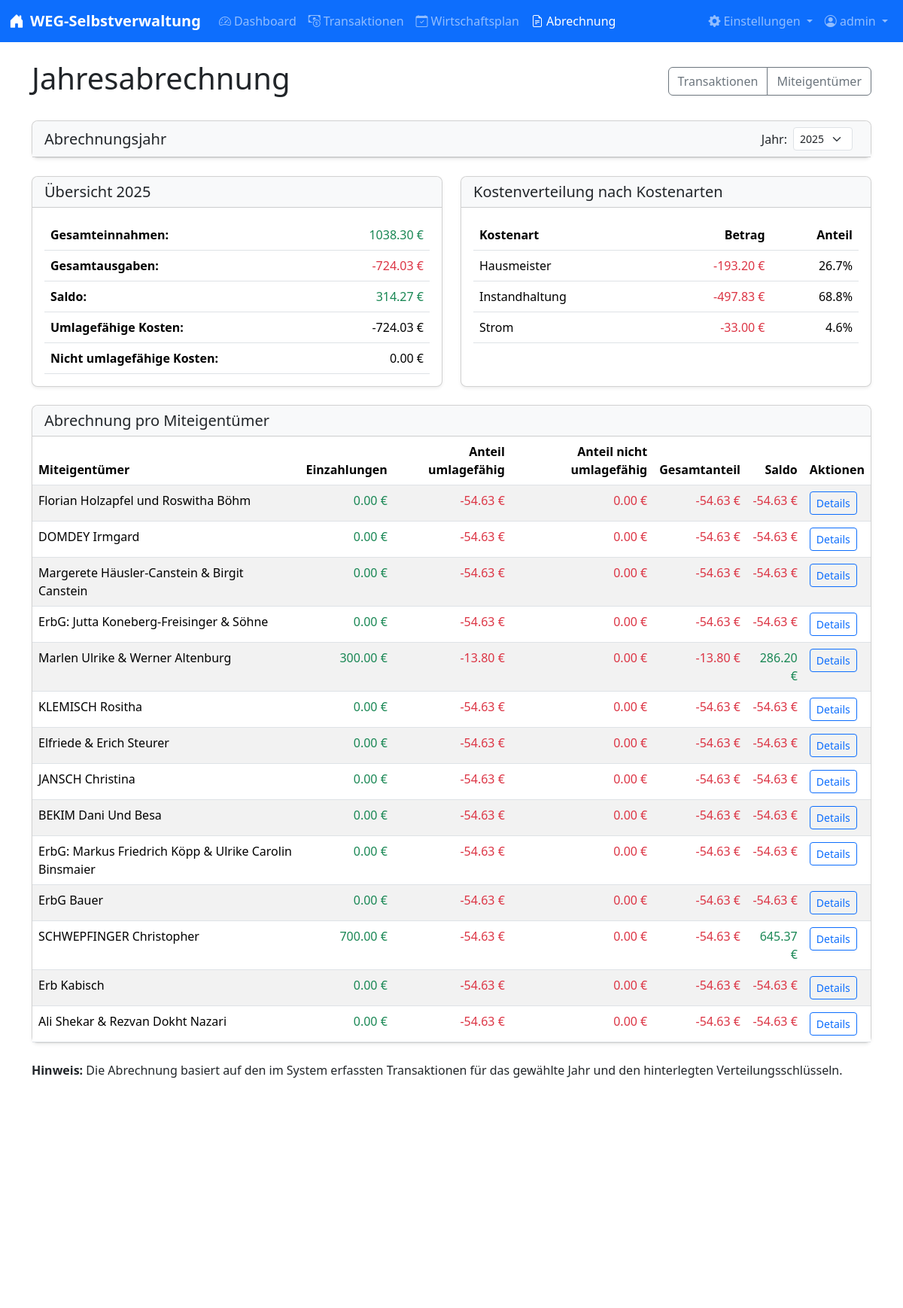
The page /abrechnung/ (signed in) on the database its author committed.
### models.py (models this page shows, shortened)
class User(UserMixin, db.Model):
    id = db.Column(db.Integer, primary_key=True)
    username = db.Column(db.String(150), unique=True, nullable=False)
    password_hash = db.Column(db.String(150), nullable=False)
    is_admin = db.Column(db.Boolean, default=False)
    email = db.Column(db.String(120), unique=True, nullable=True)
    email_verified = db.Column(db.Boolean, default=False)
    notify_transaction_changes = db.Column(db.Boolean, default=True)
    notify_wirtschaftsplan_changes = db.Column(db.Boolean, default=True)
    notify_user_changes = db.Column(db.Boolean, default=True)

class Miteigentuemer(db.Model):
    id = db.Column(db.Integer, primary_key=True)
    name = db.Column(db.String(200), nullable=False)
    mea = db.Column(db.Integer, nullable=False)  # Miteigentumsanteile
    vf_einheiten = db.Column(db.Integer, default=0)  # Verteilerfaktor-Einheiten
    tg_einheiten = db.Column(db.Integer, default=0)  # Tiefgaragen-Einheiten
    einheiten = db.Column(db.Integer, default=1)
    guthaben_vorjahr = db.Column(db.Numeric(10, 2), default=0.00)
    guthaben_jahr = db.Column(db.Integer, default=2023)  # Jahr, aus dem das Guthaben stammt

### routes/abrechnung.py (the view)
@abrechnung_bp.route('/', methods=['GET'])
@login_required
def uebersicht():
    jahre = db.session.query(Transaktion.jahr).distinct().order_by(Transaktion.jahr.desc()).all()
    jahre = [j[0] for j in jahre]
    if 'reset_filters' in request.args:
        session.pop('abrechnung_jahr', None)
    jahr = request.args.get('jahr', session.get('abrechnung_jahr', datetime.date.today().year), type=int)
    session['abrechnung_jahr'] = jahr
    abrechnung_data = get_abrechnung_data(jahr)
    return render_template(
        'abrechnung/uebersicht.html',
        jahre=jahre,
        jahr=jahr,
        gesamt_einnahmen=abrechnung_data['gesamt_einnahmen'],
        gesamt_ausgaben=abrechnung_data['gesamt_ausgaben'],
        gesamt_umlagefaehig=abrechnung_data['gesamt_umlagefaehig'],
        gesamt_nicht_umlagefaehig=abrechnung_data['gesamt_nicht_umlagefaehig'],
        kostenarten_stats=abrechnung_data['kostenarten_stats'],
        abrechnungen=abrechnung_data['abrechnungen'],
        kosten_einheiten=abrechnung_data['kosten_einheiten'],
        kosten_vf=abrechnung_data['kosten_vf'],
        kosten_tg=abrechnung_data['kosten_tg']
    )

### app.py (called while the page is built)
@app.context_processor
def inject_now():
    return {'now': datetime.now()}

@app.context_processor
def inject_csp_nonce():
    if not hasattr(g, 'csp_nonce'):
        g.csp_nonce = secrets.token_hex(16)
    return {'csp_nonce': g.csp_nonce}

@app.after_request
def add_security_headers(response):
    nonce = getattr(g, 'csp_nonce', secrets.token_hex(16))
    csp_policy = {}
    for key, value in app.config.get('CSP', {}).items():
        if isinstance(value, str) and '{nonce}' in value:
            csp_policy[key] = value.format(nonce=nonce)
        else:
            csp_policy[key] = value
    if csp_policy:
        response.headers['Content-Security-Policy'] = '; '.join(f"{key} {value}" for key, value in csp_policy.items())
    response.headers['X-Content-Type-Options'] = 'nosniff'
    response.headers['X-Frame-Options'] = 'SAMEORIGIN'
    response.headers['X-XSS-Protection'] = '1; mode=block'
    response.headers['Referrer-Policy'] = 'strict-origin-when-cross-origin'
    return response

@login_manager.user_loader
def load_user(user_id):
    return db.session.get(User, int(user_id))

@app.before_request
def limit_login_attempts():
    if request.endpoint == 'auth.login' and request.method == 'POST':
        limiter.limit("10/hour,3/minute")(lambda: None)()

### templates/abrechnung/uebersicht.html (shortened to what this page needs)
{% extends "layout.html" %}
{% block content %}
<div class="d-flex justify-content-between align-items-center mb-4">
    <h1>Jahresabrechnung</h1>
    <div class="btn-group">
        <a href="{{ url_for('transaktionen.liste') }}" class="btn btn-outline-secondary">Transaktionen</a>
        <a href="{{ url_for('miteigentuemer.liste') }}" class="btn btn-outline-secondary">Miteigentümer</a>
    </div>
</div>
<div class="card mb-4">
    <div class="card-header bg-light">
        <div class="d-flex justify-content-between align-items-center">
            <h5 class="mb-0">Abrechnungsjahr</h5>
            <form method="GET" action="{{ url_for('abrechnung.uebersicht') }}" class="d-flex align-items-center">
                <label for="jahr" class="me-2">Jahr:</label>
                <select class="form-select form-select-sm me-2" id="jahr" name="jahr" data-autosubmit="true">
                    {% for jahr_option in jahre %}
                    <option value="{{ jahr_option }}" {% if jahr_option==jahr %}selected{% endif %}>{{ jahr_option }}
                    </option>
                    {% endfor %}
                </select>
            </form>
        </div>
    </div>
</div>
<div class="row mb-4">
    <div class="col-md-6">
        <div class="card h-100">
            <div class="card-header bg-light">
                <h5 class="mb-0">Übersicht {{ jahr }}</h5>
            </div>
            <div class="card-body">
                <div class="table-responsive">
                    <table class="table">
                        <tbody>
                            <tr>
                                <th>Gesamteinnahmen:</th>
                                <td class="text-end text-success">{{ "%.2f"|format(gesamt_einnahmen) }} €</td>
                            </tr>
                            <tr>
                                <th>Gesamtausgaben:</th>
                                <td class="text-end text-danger">{{ "%.2f"|format(gesamt_ausgaben) }} €</td>
                            </tr>
                            <tr>
                                <th>Saldo:</th>
                                <td
                                    class="text-end {{ 'text-success' if (gesamt_einnahmen + gesamt_ausgaben) >= 0 else 'text-danger' }}">
                                    {{ "%.2f"|format(gesamt_einnahmen + gesamt_ausgaben) }} €
                                </td>
                            </tr>
                            <tr>
                                <th>Umlagefähige Kosten:</th>
                                <td class="text-end">{{ "%.2f"|format(gesamt_umlagefaehig) }} €</td>
                            </tr>
                            <tr>
                                <th>Nicht umlagefähige Kosten:</th>
                                <td class="text-end">{{ "%.2f"|format(gesamt_nicht_umlagefaehig) }} €</td>
                            </tr>
                        </tbody>
                    </table>
                </div>
            </div>
        </div>
    </div>
    <div class="col-md-6">
        <div class="card h-100">
            <div class="card-header bg-light">
                <h5 class="mb-0">Kostenverteilung nach Kostenarten</h5>
            </div>
            <div class="card-body">
                <div class="table-responsive">
                    <table class="table">
                        <thead>
                            <tr>
                                <th>Kostenart</th>
                                <th class="text-end">Betrag</th>
                                <th class="text-end">Anteil</th>
                            </tr>
                        </thead>
                        <tbody>
                            {% for kostenart, betrag in kostenarten_stats %}
                            <tr>
                                <td>{{ kostenart }}</td>
                                <td class="text-end text-danger">{{ "%.2f"|format(betrag) }} €</td>
                                <td class="text-end">{{ "%.1f"|format(betrag / gesamt_ausgaben * 100) }}%</td>
                            </tr>
                            {% endfor %}
                        </tbody>
                    </table>
                </div>
            </div>
        </div>
    </div>
</div>
<div class="card">
    <div class="card-header bg-light">
        <h5 class="mb-0">Abrechnung pro Miteigentümer</h5>
    </div>
    <div class="card-body p-0">
        <div class="table-responsive">
            <table class="table table-striped table-hover mb-0">
                <thead>
                    <tr>
                        <th>Miteigentümer</th>
                        <th class="text-end">Einzahlungen</th>
                        <th class="text-end">Anteil umlagefähig</th>
                        <th class="text-end">Anteil nicht umlagefähig</th>
                        <th class="text-end">Gesamtanteil</th>
                        <th class="text-end">Saldo</th>
                        <th>Aktionen</th>
                    </tr>
                </thead>
                <tbody>
                    {% for abrechnung in abrechnungen %}
                    <tr>
                        <td>{{ abrechnung.miteigentuemer.name }}</td>
                        <td class="text-end text-success">{{ "%.2f"|format(abrechnung.einzahlungen) }} €</td>
                        <td class="text-end text-danger">{{ "%.2f"|format(abrechnung.anteil_umlagefaehig) }} €</td>
                        <td class="text-end text-danger">{{ "%.2f"|format(abrechnung.anteil_nicht_umlagefaehig) }} €
                        </td>
                        <td class="text-end text-danger">{{ "%.2f"|format(abrechnung.anteil_gesamt) }} €</td>
                        <td class="text-end {{ 'text-success' if abrechnung.saldo >= 0 else 'text-danger' }}">
                            {{ "%.2f"|format(abrechnung.saldo) }} €
                        </td>
                        <td>
                            <a href="{{ url_for('abrechnung.detail', miteigentuemer_id=abrechnung.miteigentuemer.id, jahr=jahr) }}"
                                class="btn btn-sm btn-outline-primary">Details</a>
                        </td>
                    </tr>
                    {% endfor %}
                </tbody>
            </table>
        </div>
    </div>
</div>
<div class="mt-4">
    <p><strong>Hinweis:</strong> Die Abrechnung basiert auf den im System erfassten Transaktionen für das gewählte Jahr
        und den hinterlegten Verteilungsschlüsseln.</p>
</div>
{% endblock %}

### templates/layout.html (shortened to what this page needs)
<!DOCTYPE html>
<html lang="de">
<head>
    <link href="/static/css/bootstrap.min.css" rel="stylesheet">
    <link href="https://cdn.jsdelivr.net/npm/bootstrap-icons@1.10.0/font/bootstrap-icons.css" rel="stylesheet">
    <link href="/static/css/styles.css" rel="stylesheet">
    <link rel="stylesheet" type="text/css" href="https://cdn.datatables.net/1.13.4/css/dataTables.bootstrap5.min.css">
</head>
<body>
    {% if current_user.is_authenticated %}
    <nav class="navbar navbar-expand-lg navbar-dark bg-primary">
        <div class="container-fluid">
            <a class="navbar-brand" href="{{ url_for('dashboard.index') }}">
                <i class="bi bi-house-door-fill me-2"></i>WEG-Selbstverwaltung
            </a>
            <div class="collapse navbar-collapse" id="navbarNav">
                <ul class="navbar-nav me-auto">
                    <li class="nav-item">
                        <a class="nav-link {% if request.endpoint and request.endpoint.startswith('dashboard') %}active{% endif %}"
                            href="{{ url_for('dashboard.index') }}">
                            <i class="bi bi-speedometer2 me-1"></i>Dashboard
                        </a>
                    </li>
                    <li class="nav-item">
                        <a class="nav-link {% if request.endpoint and request.endpoint.startswith('transaktionen') %}active{% endif %}"
                            href="{{ url_for('transaktionen.liste') }}">
                            <i class="bi bi-cash-coin me-1"></i>Transaktionen
                        </a>
                    </li>
                    <li class="nav-item">
                        <a class="nav-link {% if request.endpoint and request.endpoint.startswith('wirtschaftsplan') %}active{% endif %}"
                            href="{{ url_for('wirtschaftsplan.uebersicht') }}">
                            <i class="bi bi-calendar-check me-1"></i>Wirtschaftsplan
                        </a>
                    </li>
                    <li class="nav-item">
                        <a class="nav-link {% if request.endpoint and request.endpoint.startswith('abrechnung') %}active{% endif %}"
                            href="{{ url_for('abrechnung.uebersicht') }}">
                            <i class="bi bi-file-earmark-text me-1"></i>Abrechnung
                        </a>
                    </li>
                </ul>
                <ul class="navbar-nav">
                    <li class="nav-item dropdown">
                        <a class="nav-link dropdown-toggle {% if request.endpoint and (request.endpoint.startswith('settings') or request.endpoint.startswith('miteigentuemer')) %}active{% endif %}"
                            href="#" id="settingsDropdown" role="button" data-bs-toggle="dropdown" aria-expanded="false">
                            <i class="bi bi-gear-fill me-1"></i>Einstellungen
                        </a>
                    </li>
                    <li class="nav-item dropdown">
                        <a class="nav-link dropdown-toggle" href="#" id="navbarDropdown" role="button" data-bs-toggle="dropdown"
                            aria-expanded="false">
                            <i class="bi bi-person-circle"></i> {{ current_user.username }}
                        </a>
                    </li>
            </div>
        </div>
    </nav>
    {% endif %}
    <div class="container mt-4 mb-5">
        {% block content %}{% endblock %}
    </div>
    <footer class="footer mt-auto py-3 bg-light">
        <div class="container text-center">
            <span class="text-muted">WEG-Selbstverwaltung &copy; {{ now.year }} | Version 1.0</span>
        </div>
    </footer>
</body>
</html>

### static/css/styles.css (style rules this page uses)
body { min-height: 100vh; display: flex; flex-direction: column; }
html,body { height: 100%; margin: 0; padding: 0; overflow-y: auto; }
.container { min-height: 100%; position: relative; overflow-y: auto; }
.footer { margin-top: auto; }
.text-success { font-weight: 500; }
.text-danger { font-weight: 500; }
.table { margin-bottom: 0; }
.table th { font-weight: 600; }
.card { box-shadow: 0 0.125rem 0.25rem rgba(0, 0, 0, 0.075); border-radius: 0.5rem; }
.card-header { border-radius: 0.5rem 0.5rem 0 0 !important; }
.navbar-brand { font-weight: 600; font-size: 1.25rem; }
.nav-link { font-weight: 500; }

### rows shown on the page
User: username "admin"
Miteigentuemer: miteigentuemer.name "Florian Holzapfel und Roswitha Böhm"
Miteigentuemer: miteigentuemer.name "DOMDEY Irmgard"
Miteigentuemer: miteigentuemer.name "Margerete Häusler-Canstein & Birgit Canstein"
Miteigentuemer: miteigentuemer.name "ErbG: Jutta Koneberg-Freisinger & Söhne"
Miteigentuemer: miteigentuemer.name "Marlen Ulrike & Werner Altenburg"
Miteigentuemer: miteigentuemer.name "KLEMISCH Rositha"
Miteigentuemer: miteigentuemer.name "Elfriede & Erich Steurer"
Miteigentuemer: miteigentuemer.name "JANSCH Christina"
Miteigentuemer: miteigentuemer.name "BEKIM Dani Und Besa"
Miteigentuemer: miteigentuemer.name "ErbG: Markus Friedrich Köpp & Ulrike Carolin Binsmaier"
Miteigentuemer: miteigentuemer.name "ErbG Bauer"
Miteigentuemer: miteigentuemer.name "SCHWEPFINGER Christopher"
Miteigentuemer: miteigentuemer.name "Erb Kabisch"
Miteigentuemer: miteigentuemer.name "Ali Shekar & Rezvan Dokht Nazari"

### other values the page prints
{{ jahr }} "2025"
{{ "%.2f"|format(gesamt_einnahmen) }} "1038.30"
{{ "%.2f"|format(gesamt_ausgaben) }} "-724.03"
{{ "%.2f"|format(gesamt_einnahmen + gesamt_ausgaben) }} "314.27"
{{ "%.2f"|format(gesamt_umlagefaehig) }} "-724.03"
{{ "%.2f"|format(gesamt_nicht_umlagefaehig) }} "0.00"
{{ kostenart }} "Hausmeister" "Instandhaltung" "Strom"
{{ "%.2f"|format(betrag) }} "-193.20" "-497.83" "-33.00"
{{ "%.1f"|format(betrag / gesamt_ausgaben * 100) }} "26.7" "68.8" "4.6"
{{ "%.2f"|format(abrechnung.einzahlungen) }} "0.00" "0.00" "0.00" "0.00" "300.00" "0.00" "0.00" "0.00" "0.00" "0.00" "0.00" "700.00" "0.00" "0.00"
{{ "%.2f"|format(abrechnung.anteil_umlagefaehig) }} "-54.63" "-54.63" "-54.63" "-54.63" "-13.80" "-54.63" "-54.63" "-54.63" "-54.63" "-54.63" "-54.63" "-54.63" "-54.63" "-54.63"
{{ "%.2f"|format(abrechnung.anteil_nicht_umlagefaehig) }} "0.00" "0.00" "0.00" "0.00" "0.00" "0.00" "0.00" "0.00" "0.00" "0.00" "0.00" "0.00" "0.00" "0.00"
{{ "%.2f"|format(abrechnung.anteil_gesamt) }} "-54.63" "-54.63" "-54.63" "-54.63" "-13.80" "-54.63" "-54.63" "-54.63" "-54.63" "-54.63" "-54.63" "-54.63" "-54.63" "-54.63"
{{ "%.2f"|format(abrechnung.saldo) }} "-54.63" "-54.63" "-54.63" "-54.63" "286.20" "-54.63" "-54.63" "-54.63" "-54.63" "-54.63" "-54.63" "645.37" "-54.63" "-54.63"
form field jahr "2025"
